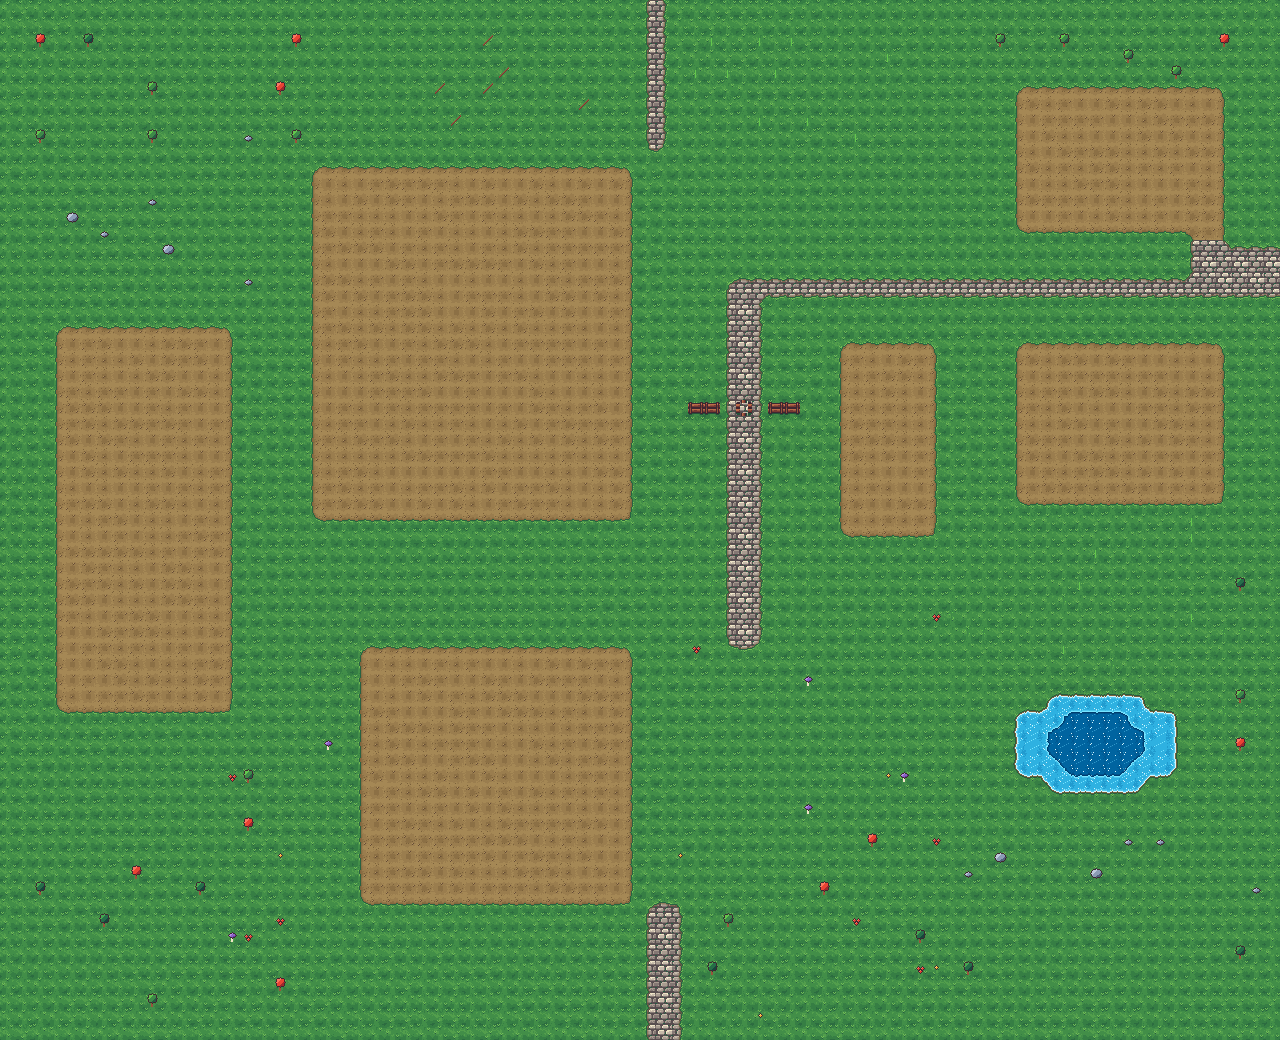

A level layout from a 2D game, rendered from its tile map. Below: a short description, then the map file with tile-grid data replaced by summaries:
An orthogonal 80x65 tile map with 16x16 px tiles, 4 tile layers (Back, Back2, Buildings, Paths), 3 tilesets.

<map version="1.4" tiledversion="1.4.2" orientation="orthogonal" renderorder="right-down" compressionlevel="0" width="80" height="65" tilewidth="16" tileheight="16" infinite="0" nextlayerid="5" nextobjectid="1">
  <properties>
    <property name="Outdoors" type="string" value="T" />
    <property name="Warp" type="string" value="80 15 BusStop 11 23 80 18 BusStop 11 24 80 16 BusStop 11 23 80 17 BusStop 11 23 40 65 Forest 68 0 41 65 Forest 68 0 42 65 Forest 68 0 40 -1 Backwoods 14 39 41 -1 Backwoods 14 39 34 5 Cellar 8 11" />
  </properties>
  <tileset firstgid="1" name="terrain" tilewidth="16" tileheight="16" tilecount="126" columns="16">
    <image source="terrain.png" width="256" height="128" />
    <tile id="4">
      <properties>
        <property name="Diggable" type="string" value="T" />
      </properties>
    </tile>
    <tile id="5">
      <properties>
        <property name="Diggable" type="string" value="T" />
      </properties>
    </tile>
    <tile id="6">
      <properties>
        <property name="Diggable" type="string" value="T" />
      </properties>
    </tile>
    <tile id="7">
      <properties>
        <property name="Diggable" type="string" value="T" />
      </properties>
    </tile>
    <tile id="12">
      <properties>
        <property name="Passable" type="string" value="T" />
      </properties>
    </tile>
    <tile id="13">
      <properties>
        <property name="Passable" type="string" value="T" />
      </properties>
    </tile>
    <tile id="14">
      <properties>
        <property name="Passable" type="string" value="T" />
      </properties>
    </tile>
    <tile id="15">
      <properties>
        <property name="Passable" type="string" value="T" />
      </properties>
    </tile>
    <tile id="16">
      <properties>
        <property name="Passable" type="string" value="F" />
      </properties>
    </tile>
    <tile id="17">
      <properties>
        <property name="Passable" type="string" value="F" />
      </properties>
    </tile>
    <tile id="18">
      <properties>
        <property name="Passable" type="string" value="F" />
      </properties>
    </tile>
    <tile id="19">
      <properties>
        <property name="Passable" type="string" value="F" />
      </properties>
    </tile>
    <tile id="20">
      <properties>
        <property name="Water" type="string" value="T" />
      </properties>
    </tile>
    <tile id="21">
      <properties>
        <property name="Water" type="string" value="T" />
      </properties>
    </tile>
    <tile id="22">
      <properties>
        <property name="Water" type="string" value="T" />
      </properties>
    </tile>
    <tile id="23">
      <properties>
        <property name="Water" type="string" value="T" />
      </properties>
    </tile>
    <tile id="24">
      <properties>
        <property name="Water" type="string" value="T" />
        <property name="Passable" type="string" value="F" />
      </properties>
    </tile>
    <tile id="25">
      <properties>
        <property name="Water" type="string" value="T" />
        <property name="Passable" type="string" value="F" />
      </properties>
    </tile>
    <tile id="26">
      <properties>
        <property name="Water" type="string" value="T" />
        <property name="Passable" type="string" value="F" />
      </properties>
    </tile>
    <tile id="27">
      <properties>
        <property name="Water" type="string" value="T" />
        <property name="Passable" type="string" value="F" />
      </properties>
    </tile>
  </tileset>
  <tileset firstgid="127" name="nature" tilewidth="16" tileheight="16" tilecount="38" columns="16">
    <image source="nature.png" width="256" height="48" />
    <tile id="6">
      <properties>
        <property name="Passable" type="string" value="F" />
      </properties>
    </tile>
    <tile id="7">
      <properties>
        <property name="Passable" type="string" value="F" />
      </properties>
    </tile>
    <tile id="8">
      <properties>
        <property name="Passable" type="string" value="F" />
      </properties>
    </tile>
    <tile id="9">
      <properties>
        <property name="Passable" type="string" value="F" />
      </properties>
    </tile>
    <tile id="10">
      <properties>
        <property name="Passable" type="string" value="F" />
      </properties>
    </tile>
    <tile id="11">
      <properties>
        <property name="Passable" type="string" value="F" />
      </properties>
    </tile>
    <tile id="12">
      <properties>
        <property name="Passable" type="string" value="F" />
      </properties>
    </tile>
    <tile id="13">
      <properties>
        <property name="Passable" type="string" value="F" />
      </properties>
    </tile>
    <tile id="14">
      <properties>
        <property name="Passable" type="string" value="F" />
      </properties>
    </tile>
    <tile id="15">
      <properties>
        <property name="Passable" type="string" value="F" />
      </properties>
    </tile>
    <tile id="22">
      <properties>
        <property name="Passable" type="string" value="F" />
      </properties>
    </tile>
    <tile id="23">
      <properties>
        <property name="Passable" type="string" value="F" />
      </properties>
    </tile>
    <tile id="24">
      <properties>
        <property name="Passable" type="string" value="F" />
      </properties>
    </tile>
    <tile id="25">
      <properties>
        <property name="Passable" type="string" value="F" />
      </properties>
    </tile>
    <tile id="26">
      <properties>
        <property name="Passable" type="string" value="T" />
      </properties>
    </tile>
    <tile id="27">
      <properties>
        <property name="Passable" type="string" value="F" />
      </properties>
    </tile>
    <tile id="28">
      <properties>
        <property name="Passable" type="string" value="F" />
      </properties>
    </tile>
    <tile id="29">
      <properties>
        <property name="Passable" type="string" value="F" />
      </properties>
    </tile>
    <tile id="30">
      <properties>
        <property name="Passable" type="string" value="F" />
      </properties>
    </tile>
    <tile id="32">
      <properties>
        <property name="Passable" type="string" value="F" />
      </properties>
    </tile>
    <tile id="33">
      <properties>
        <property name="Passable" type="string" value="F" />
      </properties>
    </tile>
    <tile id="34">
      <properties>
        <property name="Passable" type="string" value="F" />
      </properties>
    </tile>
    <tile id="35">
      <properties>
        <property name="Passable" type="string" value="F" />
      </properties>
    </tile>
    <tile id="36">
      <properties>
        <property name="Passable" type="string" value="F" />
      </properties>
    </tile>
    <tile id="37">
      <properties>
        <property name="Passable" type="string" value="F" />
      </properties>
    </tile>
  </tileset>
  <tileset firstgid="165" name="Paths" tilewidth="16" tileheight="16" tilecount="27" columns="16">
    <image source="markers.png" width="256" height="32" />
  </tileset>
  <layer id="1" name="Back" width="80" height="65" opacity="1" offsetx="0" offsety="0">
   <data>[5200 cells, 5200 non-empty, 32 distinct tile ids]</data>
  </layer>
  <layer id="2" name="Back2" width="80" height="65" opacity="1" offsetx="0" offsety="0">
   <data>[5200 cells, 58 non-empty, 29 distinct tile ids]</data>
  </layer>
  <layer id="3" name="Buildings" width="80" height="65" opacity="1" offsetx="0" offsety="0">
   <data>[5200 cells, 5 non-empty, 2 distinct tile ids]</data>
  </layer>
  <layer id="4" name="Paths" width="80" height="65" opacity="1" offsetx="0" offsety="0">
   <data>[5200 cells, 101 non-empty, 13 distinct tile ids]</data>
  </layer>
</map>
